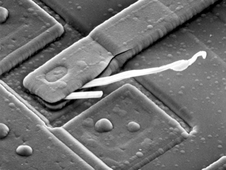
#> input picture FastFourierTransform/images/Q1.tif, 226 x 170 px, shrunk from 906 x 678 before the run
$ python fft.py --filename Q1.tif   (older library calls are emulated)
#> lines starting #> are read from the running program, lines starting #| are printed output that depends on the picture
#   Python 2.7
#
#   Pre-requisite packages:
#       Opencv 3
#       Numpy
#       Scipy
#
#   How to execute:
#       1. Run a single image
#           python fft.py [-h] [--dir DIR] [--filename FILENAME]
#           Ex:
#               python fft.py --filename Q1.tif
#
#       2. You can put Q1.tif~Q4.tif into "images" folder and execute
#           ./run.sh
#
#
#    optional arguments:
#      -h, --help  show this help message and exit
#      --filename FILENAME  Specify the input image's name
#      --dir DIR   Specify location of the input image. Default value will be current directory  [Default: current dir]
#

import argparse, os
import cv2
import numpy as np
from scipy import ndimage, misc
import pdb


def zero_padding(image):
    """
    Zero padding the image two the nearest power-of-2 rows and cols
    """
    assert len(image.shape) == 2

    M, N = image.shape
#> M = 170; N = 226

    new_row = M
#> new_row = 170
    new_col = N
#> new_col = 226

    while new_row&(new_row-1):
        new_row+=1
#> after the loop, new_row = 256
    while new_col&(new_col-1):
        new_col+=1
#> after the loop, new_col = 256

    padded_image = np.zeros((new_row, new_col))
    padded_image[:M,:N] = image[:,:]
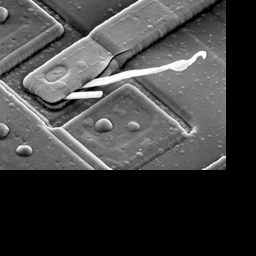
#> padded_image: shape (256, 256) float64; min 0, max 255, mean 66

    return padded_image


def cooley_tukey_dit_fft(x, inverse=False):
    """
    1. This transform is based on Cooley-Tukey decimation-in-time radix-2 algorithm.
    2. Require the input x's length to be the power-of-2. In order to compute the FFT of the input x.
    """
    # Returns the integer whose value is the reverse of the lowest 'bits' bits of the integer 'x'.
    def bit_reversal_permutation(_x, bits):
        y = 0
        for i in range(bits):
            y = (y << 1) | (_x & 1)
            _x >>= 1
        return y

    N = x.shape[0]
    levels = N.bit_length()-1   # levels = log2(n)

    if 2 ** levels != N:
        raise ValueError("Length is not a power of 2")

    coef = (2j if inverse else -2j) * np.pi / N
    W_exp = np.exp(np.arange(N//2) * coef)

    # Copy with bit-reversed permutation
    x = [x[bit_reversal_permutation(i, levels)] for i in range(N)]

    # Radix-2 decimation-in-time FFT
    size = 2
    while size <= N:
        half_size = size // 2
        table_step = N // size

        for i in range(0, N, size):
            k = 0
            for j in range(i, i + half_size):
                temp = x[j + half_size] * W_exp[k]
                x[j + half_size] = x[j] - temp
                x[j] += temp
                k += table_step

        size *= 2

    return np.asarray(x)


def FFT2D(image):
    """ implementation of 2-D Fast Fourier Transform """
    M, N = image.shape
#> M = 256; N = 256

    FFT_result = np.zeros_like(image, dtype=complex)

    for i in range(M):
        FFT_result[i,:] = cooley_tukey_dit_fft(image[i,:])

    for j in range(N):
        FFT_result[:, j] = cooley_tukey_dit_fft(FFT_result[:, j])

    return FFT_result


def FFT2D_shift(fft):
    """ Shift the zero frequency to the center of the 2-D Fourier Transform """
    rows, cols = fft.shape
    tmp = np.zeros_like(fft)
    ret = np.zeros_like(fft)

    for i in range(rows):
        for j in range(cols):
            index = (cols/2 + j) % cols
            # pdb.set_trace()
            tmp[i, int(index)] = fft[i, j]

    for j in range(cols):
        for i in range(rows):
            index = (rows/2 + i) % rows
            ret[int(index), j] = tmp[i, j]

    return ret


if __name__ == '__main__':
    parser = argparse.ArgumentParser()
    parser.add_argument(
        '--dir',
        type=str,
        help='Specify location of the input image. Default value will be current directory',
    )
    parser.add_argument(
        '--filename',
        type=str,
        help='Specify the input image\'s name',
    )

    args = parser.parse_args()
    filename = "Q1.tif" if not args.filename else args.filename

    if args.dir is None:
        cwd = os.getcwd()
        image_path = os.path.join(cwd, "images", filename)
    else:
        image_path = os.path.join(args.dir, filename)

    img = ndimage.imread(image_path, flatten=True)
    padded_img = zero_padding(img)

    # Compute the unshifted FFT of the padded image
    unshifted_fft = FFT2D(padded_img)
    spectrum = np.log10(np.absolute(unshifted_fft) + np.ones_like(padded_img))
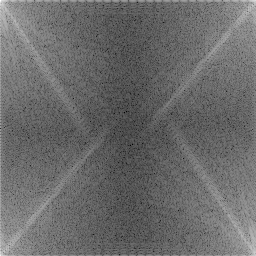
#> spectrum: shape (256, 256) float64; min 0.621, max 6.64, mean 3.15; drawn with min black and max white
    misc.imsave("saqibImages/%s_unshifted_fft.png" % filename.split('.')[0], spectrum)

    # Compute the shifted FFT of the padded image
    shifted_fft = FFT2D_shift(unshifted_fft)
    spectrum = np.log10(np.absolute(shifted_fft) + np.ones_like(padded_img))
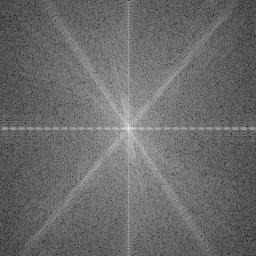
#> spectrum: shape (256, 256) float64; min 0.621, max 6.64, mean 3.15; drawn with min black and max white
    misc.imsave("saqibImages/%s_shifted_fft.png" % filename.split('.')[0], spectrum)

$ run again, with FastFourierTransform/images/Q2.tif copied over FastFourierTransform/images/Q1.tif
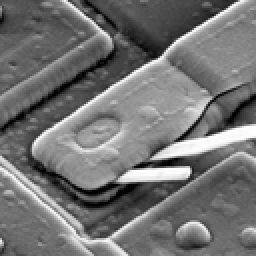
#> input picture FastFourierTransform/images/Q2.tif, 128 x 128 px, shrunk from 513 x 513 before the run (shown 2 times larger)
#> `spectrum = np.log10(np.absolute(unshifted_fft) + np.ones_like(padded_i..`:
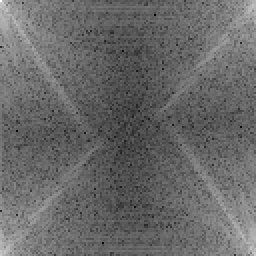
#> spectrum: shape (128, 128) float64 (shown 2 times larger); min 0.786, max 6.28, mean 3.05; drawn with min black and max white
#> `spectrum = np.log10(np.absolute(shifted_fft) + np.ones_like(padded_img))`:
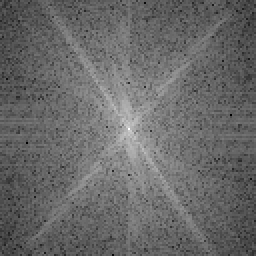
#> spectrum: shape (128, 128) float64 (shown 2 times larger); min 0.786, max 6.28, mean 3.05; drawn with min black and max white

$ run again, with FastFourierTransform/images/Q3.tif copied over FastFourierTransform/images/Q1.tif
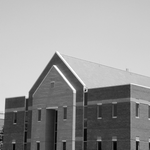
#> input picture FastFourierTransform/images/Q3.tif, 150 x 150 px, shrunk from 600 x 600 before the run
#> in zero_padding, `padded_image[:M,:N] = image[:,:]`:
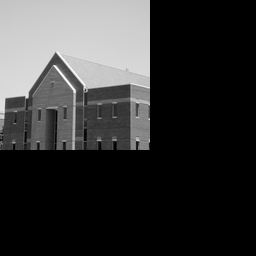
#> padded_image: shape (256, 256) float64; min 0, max 255, mean 52.5
#> `spectrum = np.log10(np.absolute(shifted_fft) + np.ones_like(padded_img))`:
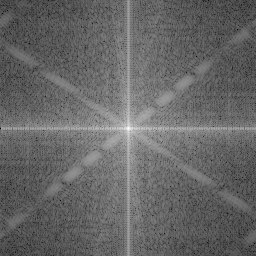
#> spectrum: shape (256, 256) float64; min 0.477, max 6.54, mean 2.92; drawn with min black and max white

$ run again, with FastFourierTransform/images/Q4.tif copied over FastFourierTransform/images/Q1.tif
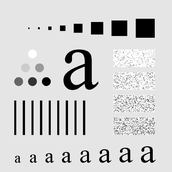
#> input picture FastFourierTransform/images/Q4.tif, 172 x 172 px, shrunk from 688 x 688 before the run
#> in zero_padding, `padded_image[:M,:N] = image[:,:]`:
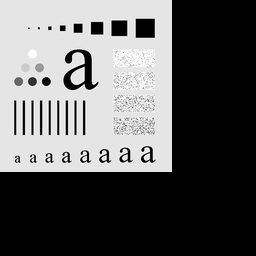
#> padded_image: shape (256, 256) float64; min 0, max 255, mean 93.7
#> `spectrum = np.log10(np.absolute(shifted_fft) + np.ones_like(padded_img))`:
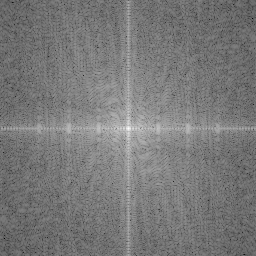
#> spectrum: shape (256, 256) float64; min 0.332, max 6.79, mean 3.4; drawn with min black and max white
